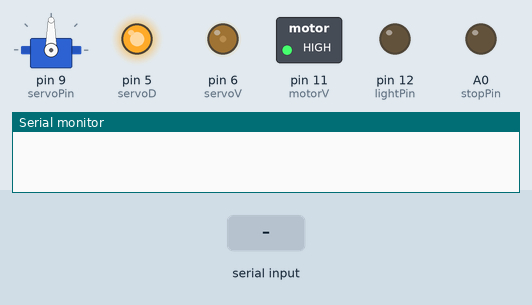
This sketch was run on a simulated Arduino Uno, built with avr-gcc and run on an emulated ATmega328P. Parts: servo, switched loads named in the sketch (green lamp = pin HIGH), output pins drawn as LEDs (lit = HIGH), the last lines printed to the serial monitor. The inputs (shaded band) are chosen by the test bench.

Above: at 1.2 s.
1.3 s: "L1on\n" received over the second serial link
At 2.0 s:
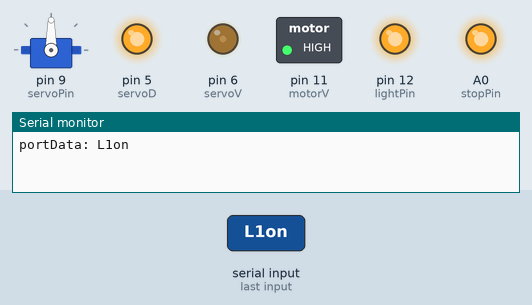
4.3 s: "L1off\n" received over the second serial link
At 5.6 s:
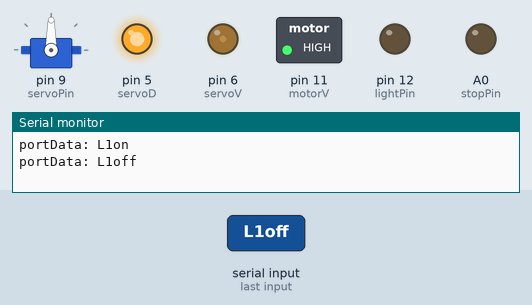
Timing chart, 0 to 7.3 s (numbered marks = the images above; inputs shaded):
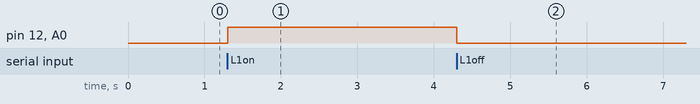

Measured:
- after the input at 1.3 s, pin 12 (lightPin), A0 (stopPin): LOW → HIGH at once
- after the input at 4.3 s, pin 12 (lightPin), A0 (stopPin): HIGH → LOW at once

The sketch:

RC_Car.ino
```cpp
#include <SoftwareSerial.h>
#include <Servo.h>
#include <stdlib.h>

int servoPin = 9;
long servoPosition = 0;
Servo servo;
int angle;
int power;
int servoD = 5; //полярность выхода на серву, порт должен быть с возможностью аналога
int servoV = 6; //напряжение на серву, порт должен быть с возможностью аналога
int motorD = 10; //полярность выхода на двиган, порт должен быть с возможностью аналога
int motorV = 11; //напряжение на двиган, порт должен быть с возможностью аналога


int powerMax = 255;
int powerForward = 115; // 3.5 v from 5 v
int oldY = 0;

int lightPin = 12;
int stopPin = A0;

SoftwareSerial softSerial = SoftwareSerial(2, 3);

String portData = "";     // Переменная приема команды
boolean endOfString = false;

void setup() {
  Serial.begin(9600);
  softSerial.begin(9600);

  pinMode(servoD, OUTPUT);
  pinMode(servoV, OUTPUT);
  pinMode(servoD, OUTPUT);
  pinMode(motorV, OUTPUT);
  digitalWrite(servoD, HIGH);
  analogWrite(servoV, 50);   //5V from 7V, если servoD=HIGH, то 0-максимальное, а 255 - ноль, но НУЖНЫ живые акумы!!!!
  digitalWrite(motorD, HIGH);
  analogWrite(motorV, 255); // 125 - это 3.5 из 7.3 для LOW, 130 для HIGH

  pinMode(lightPin, OUTPUT);
  digitalWrite(lightPin, LOW);

  pinMode(stopPin, OUTPUT);
  analogWrite(stopPin, 0);

  servo.attach(servoPin);
  servo.write(90);
}

void loop() {
  while (softSerial.available() > 0 && !endOfString) {
    char c = softSerial.read();    // Очередной символ в строке
    if (c != '\n') portData += c;     // Если это не символ конца строки, то добавляем его в строку
    else endOfString = true;
  }

  if (endOfString) {    // Если получен символ конца строки то разбор строки на ключ - значение и сравнение с готовыми
    Serial.println("portData: " + portData);
    String key = "", value = "";   // ключ, значение
    int i = 0;
    while (portData.length()>i) {
      if (portData[i]==' ') break;
      key += portData[i];
      i++;
    }
    if (portData[i] == ' ') {
      i++;
    }
    while (portData.length() > i) {
      value += portData[i];
      i++;
    }
//    Serial.println("key:" + key + "kakoy-to simvol");
//    Serial.println("value:" + value);
    portData = "";
    endOfString = false;

    if (key.equals("dir")) {  // Делать при получении значения с джойстика с идентификатором = 1
      boolean boolJoy = false; //
      int i = 0;
      String valueX = "", valueY = "";
      while (value.length() > i){
        if (value[i] == ' ') boolJoy = true;
        if (value[i] != ' ' && !boolJoy) valueX += value[i];
        else if (value[i] != ' ' && boolJoy) valueY += value[i];
        i++;
      }
      int iValueX = valueX.toInt(); // Координата X
      int iValueY = valueY.toInt(); // Координата Y
//      Serial.println("valueX:" + valueX);
//      Serial.println("iValueX:" + String(iValueX));

      if (iValueX >= -2 && iValueX <= 2) {
        iValueX = 0;
      }

      angle = map(-iValueX, -10, 10, 60, 120);
      //Serial.println("Angle: " + String(angle));
      //Serial.println("");

      servo.write(angle);

      SetPowerFromY(iValueY);
    }
    if(key.equals("L1on")){ //Делать при включении переключателя с идентификатором = 2
      digitalWrite(lightPin, HIGH);
      analogWrite(stopPin, 255);
    }
    if(key.equals("L1off")){    //Делать при выключении переключателя с идентификатором = 2
      digitalWrite(lightPin, LOW);
      analogWrite(stopPin, 0);
    }
  }
  delay(50);
}

void SetPowerFromY(int valY) {
  int power = 0;
  int startPower = 0; // Стартовая мощь
  if (valY >= -1 && valY <= 1) {
    valY = 0;
  }
  // Вперед
  if (valY >= 0) {
    digitalWrite(motorD, HIGH);
    startPower = powerMax - powerForward;
    power = map(abs(valY), 0, 10, powerMax, powerMax - powerForward);
  }
  // Назад
  else {
    digitalWrite(motorD, LOW);
    startPower = powerForward;
    power = map(abs(valY), 0, 10, 0, powerForward);
  }

   if ((oldY * valY) <= 0 && valY != 0) {
    //Serial.println("Start motor");
    analogWrite(motorV, startPower);
    delay(200);
  }

  Serial.println("valY" + String(valY));
  Serial.println("power" + String(power));
  analogWrite(motorV, power);
  oldY = valY;
}
```
